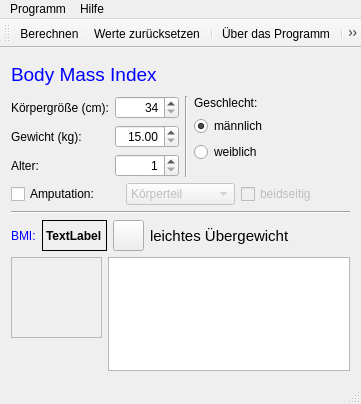
<?xml version="1.0" encoding="UTF-8"?>
<ui version="4.0">
 <class>MainWindow</class>
 <widget class="QMainWindow" name="MainWindow">
  <property name="geometry">
   <rect>
    <x>0</x>
    <y>0</y>
    <width>361</width>
    <height>404</height>
   </rect>
  </property>
  <property name="minimumSize">
   <size>
    <width>361</width>
    <height>404</height>
   </size>
  </property>
  <property name="windowTitle">
   <string>BMI-Rechner</string>
  </property>
  <property name="windowIcon">
   <iconset resource="ressourcen.qrc">
    <normaloff>:/icon/personenwaage.png</normaloff>:/icon/personenwaage.png</iconset>
  </property>
  <widget class="QWidget" name="centralWidget">
   <layout class="QGridLayout" name="gridLayout_5">
    <item row="0" column="0">
     <layout class="QGridLayout" name="gridLayout">
      <item row="0" column="0">
       <widget class="QLabel" name="labelTitel">
        <property name="minimumSize">
         <size>
          <width>171</width>
          <height>31</height>
         </size>
        </property>
        <property name="font">
         <font>
          <pointsize>14</pointsize>
         </font>
        </property>
        <property name="styleSheet">
         <string notr="true">color: rgb(0, 0, 255);</string>
        </property>
        <property name="text">
         <string>Body Mass Index</string>
        </property>
       </widget>
      </item>
      <item row="0" column="1">
       <spacer name="horizontalSpacer_2">
        <property name="orientation">
         <enum>Qt::Horizontal</enum>
        </property>
        <property name="sizeHint" stdset="0">
         <size>
          <width>40</width>
          <height>20</height>
         </size>
        </property>
       </spacer>
      </item>
     </layout>
    </item>
    <item row="1" column="0">
     <layout class="QGridLayout" name="gridLayout_2">
      <item row="0" column="0">
       <layout class="QFormLayout" name="formLayout">
        <item row="0" column="0">
         <widget class="QLabel" name="label">
          <property name="text">
           <string>Körpergröße (cm):</string>
          </property>
         </widget>
        </item>
        <item row="0" column="1">
         <widget class="QSpinBox" name="spinBoxGroesse">
          <property name="mouseTracking">
           <bool>false</bool>
          </property>
          <property name="alignment">
           <set>Qt::AlignRight|Qt::AlignTrailing|Qt::AlignVCenter</set>
          </property>
          <property name="minimum">
           <number>34</number>
          </property>
          <property name="maximum">
           <number>240</number>
          </property>
         </widget>
        </item>
        <item row="1" column="0">
         <widget class="QLabel" name="label_2">
          <property name="text">
           <string>Gewicht (kg):</string>
          </property>
         </widget>
        </item>
        <item row="1" column="1">
         <widget class="QDoubleSpinBox" name="doubleSpinBoxGewicht">
          <property name="alignment">
           <set>Qt::AlignRight|Qt::AlignTrailing|Qt::AlignVCenter</set>
          </property>
          <property name="minimum">
           <double>15.000000000000000</double>
          </property>
          <property name="maximum">
           <double>170.990000000000009</double>
          </property>
          <property name="singleStep">
           <double>0.100000000000000</double>
          </property>
         </widget>
        </item>
        <item row="2" column="0">
         <widget class="QLabel" name="label_3">
          <property name="text">
           <string>Alter:</string>
          </property>
         </widget>
        </item>
        <item row="2" column="1">
         <widget class="QSpinBox" name="spinBoxAlter">
          <property name="layoutDirection">
           <enum>Qt::LeftToRight</enum>
          </property>
          <property name="alignment">
           <set>Qt::AlignRight|Qt::AlignTrailing|Qt::AlignVCenter</set>
          </property>
          <property name="accelerated">
           <bool>true</bool>
          </property>
          <property name="showGroupSeparator" stdset="0">
           <bool>true</bool>
          </property>
          <property name="minimum">
           <number>1</number>
          </property>
         </widget>
        </item>
       </layout>
      </item>
      <item row="0" column="2">
       <layout class="QFormLayout" name="formLayout_2">
        <item row="0" column="0">
         <widget class="QLabel" name="label_4">
          <property name="text">
           <string>Geschlecht:</string>
          </property>
         </widget>
        </item>
        <item row="1" column="0">
         <widget class="QRadioButton" name="radioButtonMann">
          <property name="text">
           <string>männlich</string>
          </property>
          <property name="checked">
           <bool>true</bool>
          </property>
         </widget>
        </item>
        <item row="2" column="0">
         <widget class="QRadioButton" name="radioButtonWeib">
          <property name="text">
           <string>weiblich</string>
          </property>
         </widget>
        </item>
       </layout>
      </item>
      <item row="0" column="1">
       <widget class="Line" name="line_2">
        <property name="orientation">
         <enum>Qt::Vertical</enum>
        </property>
       </widget>
      </item>
     </layout>
    </item>
    <item row="2" column="0">
     <layout class="QGridLayout" name="gridLayout_4">
      <item row="0" column="0">
       <widget class="QCheckBox" name="checkBoxAmputation">
        <property name="text">
         <string>Amputation:</string>
        </property>
       </widget>
      </item>
      <item row="0" column="1">
       <widget class="QComboBox" name="comboBoxAmputation">
        <property name="enabled">
         <bool>false</bool>
        </property>
        <item>
         <property name="text">
          <string>Körperteil</string>
         </property>
        </item>
        <item>
         <property name="text">
          <string>Hand</string>
         </property>
        </item>
        <item>
         <property name="text">
          <string>Unterarm</string>
         </property>
        </item>
        <item>
         <property name="text">
          <string>Oberarm</string>
         </property>
        </item>
        <item>
         <property name="text">
          <string>Fuß</string>
         </property>
        </item>
        <item>
         <property name="text">
          <string>Unterschenkel</string>
         </property>
        </item>
        <item>
         <property name="text">
          <string>Oberschenkel</string>
         </property>
        </item>
       </widget>
      </item>
      <item row="0" column="2">
       <widget class="QCheckBox" name="checkBoxBeidseitig">
        <property name="enabled">
         <bool>false</bool>
        </property>
        <property name="text">
         <string>beidseitig</string>
        </property>
        <property name="checked">
         <bool>false</bool>
        </property>
       </widget>
      </item>
     </layout>
    </item>
    <item row="3" column="0">
     <widget class="Line" name="line">
      <property name="orientation">
       <enum>Qt::Horizontal</enum>
      </property>
     </widget>
    </item>
    <item row="4" column="0">
     <layout class="QGridLayout" name="gridLayout_3">
      <item row="0" column="0">
       <widget class="QLabel" name="label_6">
        <property name="styleSheet">
         <string notr="true">color: rgb(0, 0, 255);</string>
        </property>
        <property name="text">
         <string>BMI:</string>
        </property>
       </widget>
      </item>
      <item row="0" column="1">
       <widget class="QLabel" name="labelBMI">
        <property name="font">
         <font>
          <weight>75</weight>
          <bold>true</bold>
         </font>
        </property>
        <property name="frameShape">
         <enum>QFrame::Box</enum>
        </property>
        <property name="text">
         <string>TextLabel</string>
        </property>
       </widget>
      </item>
      <item row="0" column="2">
       <widget class="QPushButton" name="btnAuswertungFarbe">
        <property name="minimumSize">
         <size>
          <width>31</width>
          <height>31</height>
         </size>
        </property>
        <property name="maximumSize">
         <size>
          <width>31</width>
          <height>31</height>
         </size>
        </property>
        <property name="text">
         <string/>
        </property>
        <property name="icon">
         <iconset resource="ressourcen.qrc">
          <normaloff>:/icon/leichtes-uebergewicht.png</normaloff>:/icon/leichtes-uebergewicht.png</iconset>
        </property>
        <property name="iconSize">
         <size>
          <width>32</width>
          <height>32</height>
         </size>
        </property>
       </widget>
      </item>
      <item row="0" column="3">
       <widget class="QLabel" name="labelAuswertung">
        <property name="font">
         <font>
          <pointsize>11</pointsize>
         </font>
        </property>
        <property name="text">
         <string>leichtes Übergewicht</string>
        </property>
       </widget>
      </item>
      <item row="0" column="4">
       <spacer name="horizontalSpacer_3">
        <property name="orientation">
         <enum>Qt::Horizontal</enum>
        </property>
        <property name="sizeHint" stdset="0">
         <size>
          <width>62</width>
          <height>20</height>
         </size>
        </property>
       </spacer>
      </item>
     </layout>
    </item>
    <item row="5" column="0">
     <layout class="QFormLayout" name="formLayout_3">
      <item row="0" column="0">
       <widget class="QLabel" name="labelBewertung">
        <property name="minimumSize">
         <size>
          <width>91</width>
          <height>81</height>
         </size>
        </property>
        <property name="maximumSize">
         <size>
          <width>91</width>
          <height>81</height>
         </size>
        </property>
        <property name="frameShape">
         <enum>QFrame::StyledPanel</enum>
        </property>
        <property name="frameShadow">
         <enum>QFrame::Sunken</enum>
        </property>
        <property name="text">
         <string/>
        </property>
        <property name="pixmap">
         <pixmap resource="ressourcen.qrc">:/icon/daumen-normgewicht.png</pixmap>
        </property>
        <property name="scaledContents">
         <bool>true</bool>
        </property>
       </widget>
      </item>
      <item row="0" column="1">
       <widget class="QPlainTextEdit" name="plainTextEditHinweis">
        <property name="readOnly">
         <bool>true</bool>
        </property>
        <property name="overwriteMode">
         <bool>true</bool>
        </property>
       </widget>
      </item>
     </layout>
    </item>
   </layout>
  </widget>
  <widget class="QMenuBar" name="menuBar">
   <property name="geometry">
    <rect>
     <x>0</x>
     <y>0</y>
     <width>361</width>
     <height>22</height>
    </rect>
   </property>
   <widget class="QMenu" name="menuProgramm">
    <property name="title">
     <string>Programm</string>
    </property>
    <addaction name="separator"/>
    <addaction name="actionBerechnen"/>
    <addaction name="actionWerte_zuruecksetzen"/>
    <addaction name="actionProgramm_beenden"/>
    <addaction name="separator"/>
   </widget>
   <widget class="QMenu" name="menuHilfe">
    <property name="title">
     <string>Hilfe</string>
    </property>
    <addaction name="action_ueber_das_Programm"/>
   </widget>
   <addaction name="menuProgramm"/>
   <addaction name="menuHilfe"/>
  </widget>
  <widget class="QToolBar" name="mainToolBar">
   <attribute name="toolBarArea">
    <enum>TopToolBarArea</enum>
   </attribute>
   <attribute name="toolBarBreak">
    <bool>false</bool>
   </attribute>
   <addaction name="actionBerechnen_TB"/>
   <addaction name="actionWerte_zuruecksetzen_TB"/>
   <addaction name="separator"/>
   <addaction name="action_ueber_das_Programm_TB"/>
   <addaction name="separator"/>
   <addaction name="actionProgramm_beenden_TB"/>
  </widget>
  <widget class="QStatusBar" name="statusBar"/>
  <action name="actionWerte_zuruecksetzen">
   <property name="icon">
    <iconset resource="ressourcen.qrc">
     <normaloff>:/icon/reset.png</normaloff>:/icon/reset.png</iconset>
   </property>
   <property name="text">
    <string>Werte zurücksetzen</string>
   </property>
   <property name="shortcut">
    <string>Ctrl+R</string>
   </property>
  </action>
  <action name="actionBerechnen">
   <property name="icon">
    <iconset resource="ressourcen.qrc">
     <normaloff>:/icon/berechnen.png</normaloff>:/icon/berechnen.png</iconset>
   </property>
   <property name="text">
    <string>Berechnen</string>
   </property>
   <property name="shortcut">
    <string>Alt+B</string>
   </property>
  </action>
  <action name="actionProgramm_beenden">
   <property name="icon">
    <iconset resource="ressourcen.qrc">
     <normaloff>:/icon/ende.png</normaloff>:/icon/ende.png</iconset>
   </property>
   <property name="text">
    <string>Programm beenden</string>
   </property>
   <property name="shortcut">
    <string>Ctrl+Q</string>
   </property>
  </action>
  <action name="action_ueber_das_Programm">
   <property name="icon">
    <iconset resource="ressourcen.qrc">
     <normaloff>:/icon/about.png</normaloff>:/icon/about.png</iconset>
   </property>
   <property name="text">
    <string>Über das Programm</string>
   </property>
   <property name="shortcut">
    <string>Alt+A</string>
   </property>
  </action>
  <action name="action_ueber_das_Programm_TB">
   <property name="icon">
    <iconset resource="ressourcen.qrc">
     <normaloff>:/icon/about.png</normaloff>:/icon/about.png</iconset>
   </property>
   <property name="text">
    <string>Über das Programm</string>
   </property>
  </action>
  <action name="actionWerte_zuruecksetzen_TB">
   <property name="icon">
    <iconset resource="ressourcen.qrc">
     <normaloff>:/icon/reset.png</normaloff>:/icon/reset.png</iconset>
   </property>
   <property name="text">
    <string>Werte zurücksetzen</string>
   </property>
   <property name="shortcut">
    <string>Ctrl+R</string>
   </property>
  </action>
  <action name="actionBerechnen_TB">
   <property name="icon">
    <iconset resource="ressourcen.qrc">
     <normaloff>:/icon/berechnen.png</normaloff>:/icon/berechnen.png</iconset>
   </property>
   <property name="text">
    <string>Berechnen</string>
   </property>
  </action>
  <action name="actionProgramm_beenden_TB">
   <property name="icon">
    <iconset resource="ressourcen.qrc">
     <normaloff>:/icon/ende.png</normaloff>:/icon/ende.png</iconset>
   </property>
   <property name="text">
    <string>Programm beenden</string>
   </property>
  </action>
 </widget>
 <layoutdefault spacing="6" margin="11"/>
 <resources>
  <include location="ressourcen.qrc"/>
 </resources>
 <connections>
  <connection>
   <sender>actionBerechnen_TB</sender>
   <signal>triggered()</signal>
   <receiver>actionBerechnen</receiver>
   <slot>trigger()</slot>
   <hints>
    <hint type="sourcelabel">
     <x>-1</x>
     <y>-1</y>
    </hint>
    <hint type="destinationlabel">
     <x>-1</x>
     <y>-1</y>
    </hint>
   </hints>
  </connection>
  <connection>
   <sender>actionProgramm_beenden_TB</sender>
   <signal>triggered()</signal>
   <receiver>actionProgramm_beenden</receiver>
   <slot>trigger()</slot>
   <hints>
    <hint type="sourcelabel">
     <x>-1</x>
     <y>-1</y>
    </hint>
    <hint type="destinationlabel">
     <x>-1</x>
     <y>-1</y>
    </hint>
   </hints>
  </connection>
  <connection>
   <sender>action_ueber_das_Programm_TB</sender>
   <signal>triggered()</signal>
   <receiver>action_ueber_das_Programm</receiver>
   <slot>trigger()</slot>
   <hints>
    <hint type="sourcelabel">
     <x>-1</x>
     <y>-1</y>
    </hint>
    <hint type="destinationlabel">
     <x>-1</x>
     <y>-1</y>
    </hint>
   </hints>
  </connection>
  <connection>
   <sender>actionWerte_zuruecksetzen_TB</sender>
   <signal>triggered()</signal>
   <receiver>actionWerte_zuruecksetzen</receiver>
   <slot>trigger()</slot>
   <hints>
    <hint type="sourcelabel">
     <x>-1</x>
     <y>-1</y>
    </hint>
    <hint type="destinationlabel">
     <x>-1</x>
     <y>-1</y>
    </hint>
   </hints>
  </connection>
  <connection>
   <sender>checkBoxAmputation</sender>
   <signal>toggled(bool)</signal>
   <receiver>comboBoxAmputation</receiver>
   <slot>setEnabled(bool)</slot>
   <hints>
    <hint type="sourcelabel">
     <x>63</x>
     <y>222</y>
    </hint>
    <hint type="destinationlabel">
     <x>187</x>
     <y>222</y>
    </hint>
   </hints>
  </connection>
  <connection>
   <sender>checkBoxAmputation</sender>
   <signal>toggled(bool)</signal>
   <receiver>checkBoxBeidseitig</receiver>
   <slot>setEnabled(bool)</slot>
   <hints>
    <hint type="sourcelabel">
     <x>63</x>
     <y>222</y>
    </hint>
    <hint type="destinationlabel">
     <x>306</x>
     <y>222</y>
    </hint>
   </hints>
  </connection>
 </connections>
</ui>
